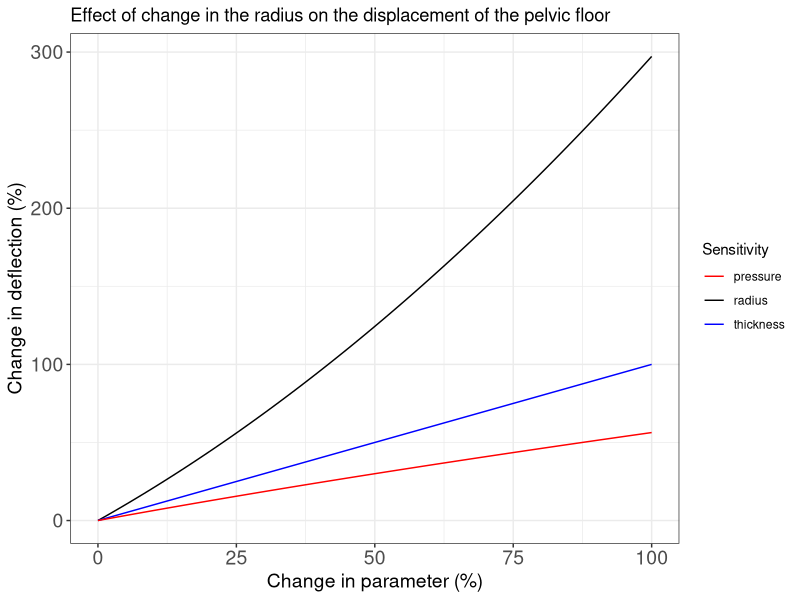

R code for this plot:
library(ggplot2)
# Set working directory, put the path to the folder containing your files inbetween the inverted commas
setwd("./")
#Import your data, save it as a csv in excel with the column headings
df <- read.csv("effect-radius-deflection.csv", sep=",", header=TRUE)

# Line plot with error bar
p <- ggplot(df, aes(df$parameter)) + 
     geom_line(aes(y = df$radius, colour = "radius")) + 
     geom_line(aes(y = df$thickness, colour = "thickness")) +
     geom_line(aes(y = df$pressure, colour = "pressure")) +
     scale_colour_manual("Sensitivity", values = c("red", "black", "blue")) +
     theme_bw() +
     # Specify axis labels
     labs(x = "Change in parameter (%)", y = "Change in deflection (%)", title="Effect of change in the radius on the displacement of the pelvic floor") +
     # Font size
     theme(axis.text=element_text(size=14), axis.title=element_text(size=14))


# Save file and scale axis
ggsave("deflection.pdf",p)

